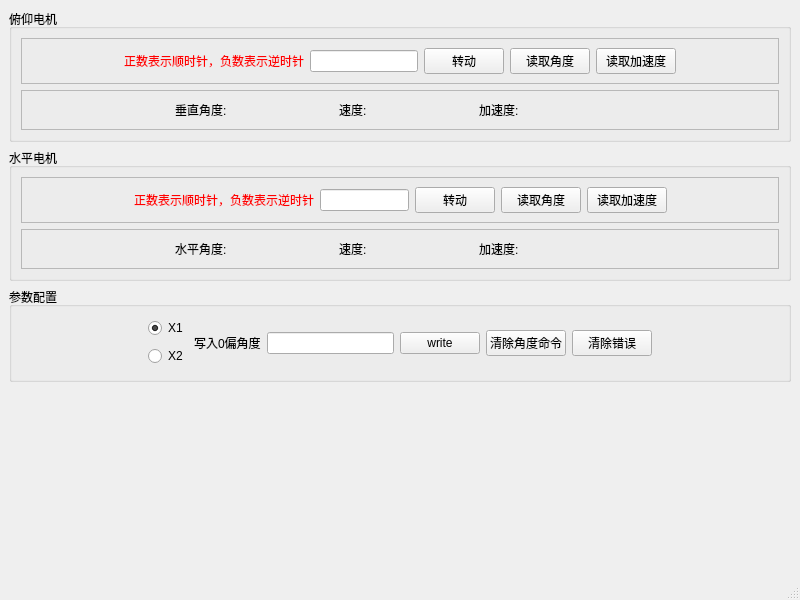
<?xml version="1.0" encoding="UTF-8"?>
<ui version="4.0">
 <class>MainWindow</class>
 <widget class="QMainWindow" name="MainWindow">
  <property name="geometry">
   <rect>
    <x>0</x>
    <y>0</y>
    <width>800</width>
    <height>600</height>
   </rect>
  </property>
  <property name="windowTitle">
   <string>MainWindow</string>
  </property>
  <widget class="QWidget" name="centralwidget">
   <layout class="QGridLayout" name="gridLayout">
    <item row="2" column="0">
     <widget class="QGroupBox" name="groupBox_3">
      <property name="minimumSize">
       <size>
        <width>0</width>
        <height>95</height>
       </size>
      </property>
      <property name="title">
       <string>参数配置</string>
      </property>
      <layout class="QHBoxLayout" name="horizontalLayout_5">
       <item>
        <spacer name="horizontalSpacer_9">
         <property name="orientation">
          <enum>Qt::Horizontal</enum>
         </property>
         <property name="sizeHint" stdset="0">
          <size>
           <width>124</width>
           <height>20</height>
          </size>
         </property>
        </spacer>
       </item>
       <item>
        <layout class="QVBoxLayout" name="verticalLayout">
         <item>
          <widget class="QRadioButton" name="radioButton">
           <property name="text">
            <string>X1</string>
           </property>
           <property name="checked">
            <bool>true</bool>
           </property>
          </widget>
         </item>
         <item>
          <widget class="QRadioButton" name="radioButton_2">
           <property name="text">
            <string>X2</string>
           </property>
          </widget>
         </item>
        </layout>
       </item>
       <item>
        <widget class="QLabel" name="label_11">
         <property name="text">
          <string>写入0偏角度</string>
         </property>
        </widget>
       </item>
       <item>
        <widget class="QLineEdit" name="lineEdit_0pian"/>
       </item>
       <item>
        <widget class="QPushButton" name="pushButton_write">
         <property name="text">
          <string>write</string>
         </property>
        </widget>
       </item>
       <item>
        <widget class="QPushButton" name="pushButton_clear_angle">
         <property name="text">
          <string>清除角度命令</string>
         </property>
        </widget>
       </item>
       <item>
        <widget class="QPushButton" name="pushButton_clear_error">
         <property name="text">
          <string>清除错误</string>
         </property>
        </widget>
       </item>
       <item>
        <spacer name="horizontalSpacer_10">
         <property name="orientation">
          <enum>Qt::Horizontal</enum>
         </property>
         <property name="sizeHint" stdset="0">
          <size>
           <width>124</width>
           <height>20</height>
          </size>
         </property>
        </spacer>
       </item>
      </layout>
     </widget>
    </item>
    <item row="0" column="0">
     <widget class="QGroupBox" name="groupBox_2">
      <property name="title">
       <string>俯仰电机</string>
      </property>
      <layout class="QGridLayout" name="gridLayout_2">
       <item row="0" column="0">
        <widget class="QFrame" name="frame_3">
         <property name="frameShape">
          <enum>QFrame::StyledPanel</enum>
         </property>
         <property name="frameShadow">
          <enum>QFrame::Raised</enum>
         </property>
         <layout class="QHBoxLayout" name="horizontalLayout_3">
          <item>
           <spacer name="horizontalSpacer_5">
            <property name="orientation">
             <enum>Qt::Horizontal</enum>
            </property>
            <property name="sizeHint" stdset="0">
             <size>
              <width>16</width>
              <height>20</height>
             </size>
            </property>
           </spacer>
          </item>
          <item>
           <widget class="QLabel" name="label_2">
            <property name="styleSheet">
             <string notr="true">color: rgb(255, 0, 0);</string>
            </property>
            <property name="text">
             <string>正数表示顺时针，负数表示逆时针</string>
            </property>
           </widget>
          </item>
          <item>
           <widget class="QLineEdit" name="lineEdit_angle_2"/>
          </item>
          <item>
           <widget class="QPushButton" name="pushButton_run_2">
            <property name="text">
             <string>转动</string>
            </property>
           </widget>
          </item>
          <item>
           <widget class="QPushButton" name="pushButton_read_encoder_2">
            <property name="text">
             <string>读取角度</string>
            </property>
           </widget>
          </item>
          <item>
           <widget class="QPushButton" name="pushButton_readacc_chuizhi">
            <property name="text">
             <string>读取加速度</string>
            </property>
           </widget>
          </item>
          <item>
           <spacer name="horizontalSpacer_6">
            <property name="orientation">
             <enum>Qt::Horizontal</enum>
            </property>
            <property name="sizeHint" stdset="0">
             <size>
              <width>16</width>
              <height>20</height>
             </size>
            </property>
           </spacer>
          </item>
         </layout>
        </widget>
       </item>
       <item row="1" column="0">
        <widget class="QFrame" name="frame_4">
         <property name="minimumSize">
          <size>
           <width>0</width>
           <height>36</height>
          </size>
         </property>
         <property name="frameShape">
          <enum>QFrame::StyledPanel</enum>
         </property>
         <property name="frameShadow">
          <enum>QFrame::Raised</enum>
         </property>
         <layout class="QHBoxLayout" name="horizontalLayout_4">
          <item>
           <spacer name="horizontalSpacer_7">
            <property name="orientation">
             <enum>Qt::Horizontal</enum>
            </property>
            <property name="sizeHint" stdset="0">
             <size>
              <width>3</width>
              <height>20</height>
             </size>
            </property>
           </spacer>
          </item>
          <item>
           <widget class="QLabel" name="label_4">
            <property name="text">
             <string>垂直角度:</string>
            </property>
           </widget>
          </item>
          <item>
           <widget class="QLabel" name="label_angle_2">
            <property name="minimumSize">
             <size>
              <width>100</width>
              <height>0</height>
             </size>
            </property>
            <property name="text">
             <string/>
            </property>
           </widget>
          </item>
          <item>
           <widget class="QLabel" name="label_5">
            <property name="text">
             <string>速度:</string>
            </property>
           </widget>
          </item>
          <item>
           <widget class="QLabel" name="label_7">
            <property name="minimumSize">
             <size>
              <width>100</width>
              <height>0</height>
             </size>
            </property>
            <property name="text">
             <string/>
            </property>
           </widget>
          </item>
          <item>
           <widget class="QLabel" name="label_9">
            <property name="text">
             <string>加速度:</string>
            </property>
           </widget>
          </item>
          <item>
           <widget class="QLabel" name="label_acc_x2">
            <property name="minimumSize">
             <size>
              <width>100</width>
              <height>0</height>
             </size>
            </property>
            <property name="text">
             <string/>
            </property>
           </widget>
          </item>
          <item>
           <spacer name="horizontalSpacer_8">
            <property name="orientation">
             <enum>Qt::Horizontal</enum>
            </property>
            <property name="sizeHint" stdset="0">
             <size>
              <width>4</width>
              <height>20</height>
             </size>
            </property>
           </spacer>
          </item>
         </layout>
        </widget>
       </item>
      </layout>
     </widget>
    </item>
    <item row="3" column="0">
     <spacer name="verticalSpacer">
      <property name="orientation">
       <enum>Qt::Vertical</enum>
      </property>
      <property name="sizeHint" stdset="0">
       <size>
        <width>20</width>
        <height>40</height>
       </size>
      </property>
     </spacer>
    </item>
    <item row="1" column="0">
     <widget class="QGroupBox" name="groupBox">
      <property name="title">
       <string>水平电机</string>
      </property>
      <layout class="QGridLayout" name="gridLayout_3">
       <item row="0" column="0">
        <widget class="QFrame" name="frame">
         <property name="frameShape">
          <enum>QFrame::StyledPanel</enum>
         </property>
         <property name="frameShadow">
          <enum>QFrame::Raised</enum>
         </property>
         <layout class="QHBoxLayout" name="horizontalLayout">
          <item>
           <spacer name="horizontalSpacer">
            <property name="orientation">
             <enum>Qt::Horizontal</enum>
            </property>
            <property name="sizeHint" stdset="0">
             <size>
              <width>122</width>
              <height>20</height>
             </size>
            </property>
           </spacer>
          </item>
          <item>
           <widget class="QLabel" name="label_3">
            <property name="styleSheet">
             <string notr="true">color: rgb(255, 0, 0);</string>
            </property>
            <property name="text">
             <string>正数表示顺时针，负数表示逆时针</string>
            </property>
           </widget>
          </item>
          <item>
           <widget class="QLineEdit" name="lineEdit_angle"/>
          </item>
          <item>
           <widget class="QPushButton" name="pushButton_run">
            <property name="text">
             <string>转动</string>
            </property>
           </widget>
          </item>
          <item>
           <widget class="QPushButton" name="pushButton_read_encoder">
            <property name="text">
             <string>读取角度</string>
            </property>
           </widget>
          </item>
          <item>
           <widget class="QPushButton" name="pushButton_readacc_shuiping">
            <property name="text">
             <string>读取加速度</string>
            </property>
           </widget>
          </item>
          <item>
           <spacer name="horizontalSpacer_2">
            <property name="orientation">
             <enum>Qt::Horizontal</enum>
            </property>
            <property name="sizeHint" stdset="0">
             <size>
              <width>121</width>
              <height>20</height>
             </size>
            </property>
           </spacer>
          </item>
         </layout>
        </widget>
       </item>
       <item row="1" column="0">
        <widget class="QFrame" name="frame_2">
         <property name="minimumSize">
          <size>
           <width>0</width>
           <height>36</height>
          </size>
         </property>
         <property name="frameShape">
          <enum>QFrame::StyledPanel</enum>
         </property>
         <property name="frameShadow">
          <enum>QFrame::Raised</enum>
         </property>
         <layout class="QHBoxLayout" name="horizontalLayout_2">
          <item>
           <spacer name="horizontalSpacer_3">
            <property name="orientation">
             <enum>Qt::Horizontal</enum>
            </property>
            <property name="sizeHint" stdset="0">
             <size>
              <width>134</width>
              <height>20</height>
             </size>
            </property>
           </spacer>
          </item>
          <item>
           <widget class="QLabel" name="label">
            <property name="text">
             <string>水平角度:</string>
            </property>
           </widget>
          </item>
          <item>
           <widget class="QLabel" name="label_angle_1">
            <property name="minimumSize">
             <size>
              <width>100</width>
              <height>0</height>
             </size>
            </property>
            <property name="text">
             <string/>
            </property>
           </widget>
          </item>
          <item>
           <widget class="QLabel" name="label_6">
            <property name="text">
             <string>速度:</string>
            </property>
           </widget>
          </item>
          <item>
           <widget class="QLabel" name="label_8">
            <property name="minimumSize">
             <size>
              <width>100</width>
              <height>0</height>
             </size>
            </property>
            <property name="text">
             <string/>
            </property>
           </widget>
          </item>
          <item>
           <widget class="QLabel" name="label_10">
            <property name="text">
             <string>加速度:</string>
            </property>
           </widget>
          </item>
          <item>
           <widget class="QLabel" name="label_acc_x1">
            <property name="minimumSize">
             <size>
              <width>100</width>
              <height>0</height>
             </size>
            </property>
            <property name="text">
             <string/>
            </property>
           </widget>
          </item>
          <item>
           <spacer name="horizontalSpacer_4">
            <property name="orientation">
             <enum>Qt::Horizontal</enum>
            </property>
            <property name="sizeHint" stdset="0">
             <size>
              <width>134</width>
              <height>20</height>
             </size>
            </property>
           </spacer>
          </item>
         </layout>
        </widget>
       </item>
      </layout>
     </widget>
    </item>
   </layout>
  </widget>
  <widget class="QMenuBar" name="menubar">
   <property name="geometry">
    <rect>
     <x>0</x>
     <y>0</y>
     <width>800</width>
     <height>23</height>
    </rect>
   </property>
  </widget>
  <widget class="QStatusBar" name="statusbar"/>
 </widget>
 <resources/>
 <connections/>
</ui>
